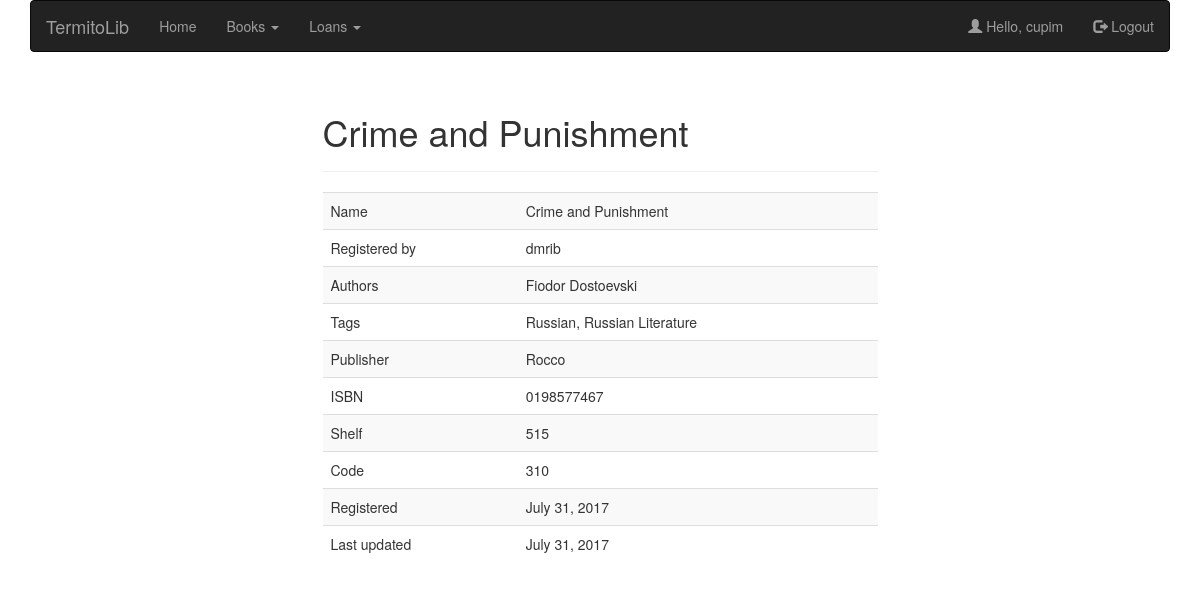
/books/8/ (signed in), run on the app's committed database.
### books/models.py (models this page shows, shortened)
class Book(models.Model):
    registered_by = models.ForeignKey(settings.AUTH_USER_MODEL)
    name = models.CharField(max_length=200, unique=True)
    authors = models.TextField(max_length=500, help_text='Separate each item by comma.')
    tags = models.TextField(help_text='Separate each item by comma.', blank=True, null=True)
    publisher = models.CharField(max_length=200)
    isbn = models.CharField(max_length=200, unique=True)
    shelf = models.CharField(max_length=10)
    code = models.CharField(max_length=10, unique=True)
    copies = models.PositiveIntegerField()
    registered = models.DateTimeField(auto_now_add=True)
    updated = models.DateTimeField(auto_now=True)
    class Meta:
        ordering = ['name', 'code']

### books/views.py (the view)
# urls.py: url(r'^(?P<pk>[-\w]+)/$', BookDetailView.as_view(), name='book-detail'),
class BookDetailView(DetailView):
    model = Book
    context_object_name = 'book'

### books/templates/books/book_detail.html (shortened to what this page needs)
{% extends "layout.html" %}
{% block page_title %}{{ book.name }}{% endblock %}
{% block content %}
<div class="table-responsive">
    <table class="table table-striped">
        <tbody>
            <tr>
                <td>Name</td>
                <td>{{ book.name }}</td>
            </tr>
            <tr>
                <td>Registered by</td>
                <td>{{ book.registered_by.username }}</td>
            </tr>
            <tr>
                <td>Authors</td>
                <td>{{ book.authors }}</td>
            </tr>
            <tr>
                <td>Tags</td>
                <td>{{ book.tags }}</td>
            </tr>
            <tr>
                <td>Publisher</td>
                <td>{{ book.publisher }}</td>
            </tr>
            <tr>
                <td>ISBN</td>
                <td>{{ book.isbn }}</td>
            </tr>
            <tr>
                <td>Shelf</td>
                <td>{{ book.shelf }}</td>
            </tr>
            <tr>
                <td>Code</td>
                <td>{{ book.code }}</td>
            </tr>
            <tr>
                <td>Registered</td>
                <td>{{ book.registered|date }}</td>
            </tr>
            <tr>
                <td>Last updated</td>
                <td>{{ book.updated|date }}</td>
            </tr>
    </table>
</div>
{% endblock%}

### templates/layout.html (shortened to what this page needs)
<!DOCTYPE html>
<html lang="en">
    <head>
        <link rel="stylesheet" href="https://maxcdn.bootstrapcdn.com/bootstrap/3.3.7/css/bootstrap.min.css">
    </head>
    <body>
        <div class="container">
            <nav class="navbar navbar-inverse">
                <div class="container-fluid">
                    <div class="navbar-header">
                        <a class="navbar-brand" href="{% url 'home' %}">TermitoLib</a>
                    </div>
                    <ul class="nav navbar-nav">
                        <li><a href="{% url 'home' %}">Home</a></li>
                        <li class="dropdown">
                            <a class="dropdown-toggle" data-toggle="dropdown" href="#">Books
                                <span class="caret"></span></a>
                        </li>
                        <li class="dropdown">
                            <a class="dropdown-toggle" data-toggle="dropdown" href="#">Loans
                                <span class="caret"></span></a>
                        </li>
                    </ul>
                    <ul class="nav navbar-nav navbar-right">
                        {% if user.is_authenticated %}
                        <li><a href="{% url 'home' %}"><span class="glyphicon glyphicon-user"></span> Hello, {{ user.username }}</a></li>
                        <li><a href="{% url 'logout' %}"><span class="glyphicon glyphicon-log-out"></span> Logout</a></li>
                        {% else %}
                        <li><a href="{% url 'users:signup' %}"><span class="glyphicon glyphicon-user"></span> Sign Up</a></li>
                        <li><a href="{% url 'login' %}"><span class="glyphicon glyphicon-log-in"></span> Login</a></li>
                        {% endif %}
                    </ul>
                </div>
            </nav>
        </div>
        <div class="container">
            <div class="row">
                <div class="col-sm-3"></div>
                <div class="col-sm-6">
                    <div class="page-header">
                        <h1>{% block page_title %} {% endblock %}</h1>
                    </div>
                    {% block content %}{% endblock %}
                </div>
                <div class="col-sm-3"></div>
            </div>
        </div>
    </body>
</html>

### data on the page
Book: name "Crime and Punishment", registered_by.username "dmrib", authors "Fiodor Dostoevski", tags "Russian, Russian Literature", publisher "Rocco", isbn "0198577467", shelf "515", code "310", registered "July 31, 2017", updated "July 31, 2017"

### other printed values
{{ user.username }} "cupim"
